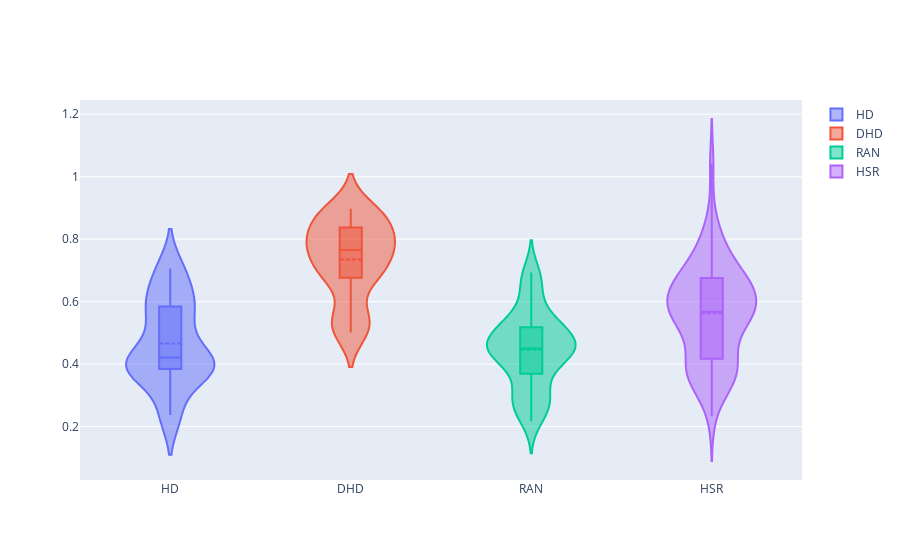

The notebook cell saved with this chart:
### Code cell
import plotly.graph_objects as go

import pandas as pd

#df = pd.read_csv("https://raw.githubusercontent.com/plotly/datasets/master/violin_data.csv")

fig = go.Figure()

#days = ['Thur', 'Fri', 'Sat', 'Sun']

for met in names:
    fig.add_trace(go.Violin(x=weatess['Algorithm'][weatess['Algorithm'] == met],
                            y=weatess['Value'][weatess['Algorithm'] == met],
                            name=met,
                            box_visible=True,
                            meanline_visible=True))

fig.show()

### Figure 1 — Plotly figure (JSON) as saved in the notebook; plotly's stock layout.template omitted (floating-point values rounded to 4 significant figures)
{"data": [{"box": {"visible": true}, "meanline": {"visible": true}, "name": "HD", "type": "violin", "x": ["HD", "HD", "HD", "HD", "HD", "HD", "HD", "HD", "HD", "HD", "HD", "HD", "HD", "HD", "HD", "HD", "HD", "HD", "HD", "HD", "HD", "HD", "HD", "HD", "HD", "HD", "HD", "HD", "HD", "HD", "HD", "HD", "HD", "HD", "HD", "HD", "HD", "HD", "HD", "HD", "HD", "HD", "HD", "HD", "HD", "HD", "HD", "HD", "HD", "HD", "HD", "HD", "HD", "HD", "HD", "HD", "HD", "HD", "HD", "HD"], "y": [0.7058, 0.2367, 0.3674, 0.3844, 0.4377, 0.3888, 0.5247, 0.5847, 0.4042, 0.6268, 0.7058, 0.2367, 0.3674, 0.3844, 0.4377, 0.3888, 0.5247, 0.5847, 0.4042, 0.6268, 0.7058, 0.2367, 0.3674, 0.3844, 0.4377, 0.3888, 0.5247, 0.5847, 0.4042, 0.6268, 0.7058, 0.2367, 0.3674, 0.3844, 0.4377, 0.3888, 0.5247, 0.5847, 0.4041, 0.6268, 0.7058, 0.2367, 0.3674, 0.3844, 0.4377, 0.3888, 0.5247, 0.5847, 0.4041, 0.6268, 0.7058, 0.2367, 0.3674, 0.3844, 0.4377, 0.3888, 0.5247, 0.5847, 0.4041, 0.6268]}, {"box": {"visible": true}, "meanline": {"visible": true}, "name": "DHD", "type": "violin", "x": ["DHD", "DHD", "DHD", "DHD", "DHD", "DHD", "DHD", "DHD", "DHD", "DHD", "DHD", "DHD", "DHD", "DHD", "DHD", "DHD", "DHD", "DHD", "DHD", "DHD", "DHD", "DHD", "DHD", "DHD", "DHD", "DHD", "DHD", "DHD", "DHD", "DHD", "DHD", "DHD", "DHD", "DHD", "DHD", "DHD", "DHD", "DHD", "DHD", "DHD", "DHD", "DHD", "DHD", "DHD", "DHD", "DHD", "DHD", "DHD", "DHD", "DHD", "DHD", "DHD", "DHD", "DHD", "DHD", "DHD", "DHD", "DHD", "DHD", "DHD"], "y": [0.8706, 0.5016, 0.7862, 0.6964, 0.6768, 0.7854, 0.8976, 0.7459, 0.5537, 0.8371, 0.8706, 0.5016, 0.7862, 0.6964, 0.6768, 0.7854, 0.8976, 0.7459, 0.5537, 0.8371, 0.8706, 0.5016, 0.7862, 0.6964, 0.6768, 0.7854, 0.8955, 0.7459, 0.5537, 0.838, 0.8706, 0.5016, 0.7861, 0.6964, 0.6768, 0.7854, 0.8955, 0.7459, 0.5537, 0.8371, 0.8706, 0.5016, 0.7862, 0.6964, 0.6768, 0.7854, 0.8955, 0.7459, 0.5537, 0.8371, 0.8706, 0.5016, 0.7862, 0.6964, 0.6768, 0.7854, 0.8976, 0.7459, 0.5537, 0.8371]}, {"box": {"visible": true}, "meanline": {"visible": true}, "name": "RAN", "type": "violin", "x": ["RAN", "RAN", "RAN", "RAN", "RAN", "RAN", "RAN", "RAN", "RAN", "RAN", "RAN", "RAN", "RAN", "RAN", "RAN", "RAN", "RAN", "RAN", "RAN", "RAN", "RAN", "RAN", "RAN", "RAN", "RAN", "RAN", "RAN", "RAN", "RAN", "RAN", "RAN", "RAN", "RAN", "RAN", "RAN", "RAN", "RAN", "RAN", "RAN", "RAN", "RAN", "RAN", "RAN", "RAN", "RAN", "RAN", "RAN", "RAN", "RAN", "RAN", "RAN", "RAN", "RAN", "RAN", "RAN", "RAN", "RAN", "RAN", "RAN", "RAN"], "y": [0.5432, 0.2178, 0.278, 0.4708, 0.4607, 0.4682, 0.4197, 0.5517, 0.4442, 0.6435, 0.5432, 0.3096, 0.2455, 0.4708, 0.5448, 0.4772, 0.2883, 0.4909, 0.4398, 0.5177, 0.6783, 0.3502, 0.2455, 0.4389, 0.5336, 0.4223, 0.4516, 0.5651, 0.4419, 0.6186, 0.6932, 0.3502, 0.264, 0.3855, 0.4715, 0.4465, 0.4197, 0.6788, 0.4056, 0.5177, 0.6932, 0.352, 0.2749, 0.4481, 0.4449, 0.4772, 0.2883, 0.4909, 0.4056, 0.5177, 0.6322, 0.2178, 0.278, 0.4514, 0.4449, 0.4682, 0.2983, 0.4986, 0.4056, 0.5177]}, {"box": {"visible": true}, "meanline": {"visible": true}, "name": "HSR", "type": "violin", "x": ["HSR", "HSR", "HSR", "HSR", "HSR", "HSR", "HSR", "HSR", "HSR", "HSR", "HSR", "HSR", "HSR", "HSR", "HSR", "HSR", "HSR", "HSR", "HSR", "HSR", "HSR", "HSR", "HSR", "HSR", "HSR", "HSR", "HSR", "HSR", "HSR", "HSR", "HSR", "HSR", "HSR", "HSR", "HSR", "HSR", "HSR", "HSR", "HSR", "HSR", "HSR", "HSR", "HSR", "HSR", "HSR", "HSR", "HSR", "HSR", "HSR", "HSR", "HSR", "HSR", "HSR", "HSR", "HSR", "HSR", "HSR", "HSR", "HSR", "HSR"], "y": [0.6223, 0.3451, 0.5399, 0.5963, 0.385, 0.7855, 0.6753, 0.5674, 0.417, 0.6877, 0.6223, 0.3451, 0.5399, 0.5963, 0.385, 0.5407, 0.6753, 0.5674, 0.3363, 0.6877, 0.6425, 0.3947, 0.5399, 0.5963, 0.385, 0.7855, 0.6753, 0.5036, 0.417, 0.8656, 0.6571, 0.3451, 0.5399, 0.6024, 0.6191, 0.5407, 0.7227, 0.5258, 0.417, 1.041, 0.6223, 0.2332, 0.5399, 0.5963, 0.385, 0.7855, 0.6753, 0.5674, 0.3363, 0.6877, 0.6223, 0.3451, 0.5399, 0.5963, 0.385, 0.7855, 0.6753, 0.5674, 0.417, 0.6877]}], "layout": {}}
